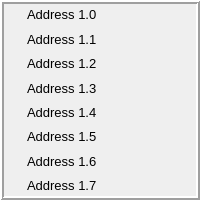
        <widget class="QFrame" name="frame_2">
         <property name="minimumSize">
          <size>
           <width>142</width>
           <height>200</height>
          </size>
         </property>
         <property name="maximumSize">
          <size>
           <width>16777215</width>
           <height>200</height>
          </size>
         </property>
         <property name="frameShape">
          <enum>QFrame::Box</enum>
         </property>
         <property name="frameShadow">
          <enum>QFrame::Raised</enum>
         </property>
         <property name="lineWidth">
          <number>2</number>
         </property>
         <layout class="QVBoxLayout" name="verticalLayout_6">
          <property name="spacing">
           <number>3</number>
          </property>
          <property name="leftMargin">
           <number>0</number>
          </property>
          <property name="topMargin">
           <number>0</number>
          </property>
          <property name="rightMargin">
           <number>0</number>
          </property>
          <property name="bottomMargin">
           <number>0</number>
          </property>
          <item>
           <layout class="QHBoxLayout" name="horizontalLayout_18">
            <item>
             <widget class="Led" name="led3_11">
              <property name="minimumSize">
               <size>
                <width>20</width>
                <height>20</height>
               </size>
              </property>
              <property name="maximumSize">
               <size>
                <width>20</width>
                <height>20</height>
               </size>
              </property>
              <property name="toolTip">
               <string>&lt;html&gt;&lt;head/&gt;&lt;body&gt;&lt;p&gt;toolTip&lt;/p&gt;&lt;/body&gt;&lt;/html&gt;</string>
              </property>
              <property name="whatsThis">
               <string>&lt;html&gt;&lt;head/&gt;&lt;body&gt;&lt;p&gt;This is led3&lt;/p&gt;&lt;/body&gt;&lt;/html&gt;</string>
              </property>
              <property name="valueType">
               <enum>MbWidget::BOOL</enum>
              </property>
              <property name="regAddr">
               <number>1</number>
              </property>
              <property name="bitAddr">
               <number>0</number>
              </property>
              <property name="cmdAddr">
               <number>10</number>
              </property>
              <property name="cmdCode">
               <number>256</number>
              </property>
              <property name="onColor">
               <color>
                <red>0</red>
                <green>226</green>
                <blue>0</blue>
               </color>
              </property>
              <property name="offColor">
               <color>
                <red>44</red>
                <green>67</green>
                <blue>0</blue>
               </color>
              </property>
              <property name="undefColor">
               <color>
                <red>136</red>
                <green>138</green>
                <blue>133</blue>
               </color>
              </property>
             </widget>
            </item>
            <item>
             <widget class="QLabel" name="label_16">
              <property name="font">
               <font>
                <pointsize>10</pointsize>
               </font>
              </property>
              <property name="text">
               <string>Address 1.0</string>
              </property>
             </widget>
            </item>
           </layout>
          </item>
          <item>
           <layout class="QHBoxLayout" name="horizontalLayout_19">
            <item>
             <widget class="Led" name="led3_12">
              <property name="minimumSize">
               <size>
                <width>20</width>
                <height>20</height>
               </size>
              </property>
              <property name="maximumSize">
               <size>
                <width>20</width>
                <height>20</height>
               </size>
              </property>
              <property name="toolTip">
               <string>&lt;html&gt;&lt;head/&gt;&lt;body&gt;&lt;p&gt;toolTip&lt;/p&gt;&lt;/body&gt;&lt;/html&gt;</string>
              </property>
              <property name="whatsThis">
               <string>&lt;html&gt;&lt;head/&gt;&lt;body&gt;&lt;p&gt;This is led3&lt;/p&gt;&lt;/body&gt;&lt;/html&gt;</string>
              </property>
              <property name="valueType">
               <enum>MbWidget::BOOL</enum>
              </property>
              <property name="regAddr">
               <number>1</number>
              </property>
              <property name="bitAddr">
               <number>1</number>
              </property>
              <property name="cmdAddr">
               <number>10</number>
              </property>
              <property name="cmdCode">
               <number>256</number>
              </property>
              <property name="onColor">
               <color>
                <red>0</red>
                <green>226</green>
                <blue>0</blue>
               </color>
              </property>
              <property name="offColor">
               <color>
                <red>44</red>
                <green>67</green>
                <blue>0</blue>
               </color>
              </property>
              <property name="undefColor">
               <color>
                <red>136</red>
                <green>138</green>
                <blue>133</blue>
               </color>
              </property>
             </widget>
            </item>
            <item>
             <widget class="QLabel" name="label_17">
              <property name="font">
               <font>
                <pointsize>10</pointsize>
               </font>
              </property>
              <property name="text">
               <string>Address 1.1</string>
              </property>
             </widget>
            </item>
           </layout>
          </item>
          <item>
           <layout class="QHBoxLayout" name="horizontalLayout_20">
            <item>
             <widget class="Led" name="led3_13">
              <property name="minimumSize">
               <size>
                <width>20</width>
                <height>20</height>
               </size>
              </property>
              <property name="maximumSize">
               <size>
                <width>20</width>
                <height>20</height>
               </size>
              </property>
              <property name="toolTip">
               <string>&lt;html&gt;&lt;head/&gt;&lt;body&gt;&lt;p&gt;toolTip&lt;/p&gt;&lt;/body&gt;&lt;/html&gt;</string>
              </property>
              <property name="whatsThis">
               <string>&lt;html&gt;&lt;head/&gt;&lt;body&gt;&lt;p&gt;This is led3&lt;/p&gt;&lt;/body&gt;&lt;/html&gt;</string>
              </property>
              <property name="valueType">
               <enum>MbWidget::BOOL</enum>
              </property>
              <property name="regAddr">
               <number>1</number>
              </property>
              <property name="bitAddr">
               <number>2</number>
              </property>
              <property name="cmdAddr">
               <number>10</number>
              </property>
              <property name="cmdCode">
               <number>256</number>
              </property>
              <property name="onColor">
               <color>
                <red>0</red>
                <green>226</green>
                <blue>0</blue>
               </color>
              </property>
              <property name="offColor">
               <color>
                <red>44</red>
                <green>67</green>
                <blue>0</blue>
               </color>
              </property>
              <property name="undefColor">
               <color>
                <red>136</red>
                <green>138</green>
                <blue>133</blue>
               </color>
              </property>
             </widget>
            </item>
            <item>
             <widget class="QLabel" name="label_18">
              <property name="font">
               <font>
                <pointsize>10</pointsize>
               </font>
              </property>
              <property name="text">
               <string>Address 1.2</string>
              </property>
             </widget>
            </item>
           </layout>
          </item>
          <item>
           <layout class="QHBoxLayout" name="horizontalLayout_21">
            <item>
             <widget class="Led" name="led3_14">
              <property name="minimumSize">
               <size>
                <width>20</width>
                <height>20</height>
               </size>
              </property>
              <property name="maximumSize">
               <size>
                <width>20</width>
                <height>20</height>
               </size>
              </property>
              <property name="toolTip">
               <string>&lt;html&gt;&lt;head/&gt;&lt;body&gt;&lt;p&gt;toolTip&lt;/p&gt;&lt;/body&gt;&lt;/html&gt;</string>
              </property>
              <property name="whatsThis">
               <string>&lt;html&gt;&lt;head/&gt;&lt;body&gt;&lt;p&gt;This is led3&lt;/p&gt;&lt;/body&gt;&lt;/html&gt;</string>
              </property>
              <property name="valueType">
               <enum>MbWidget::BOOL</enum>
              </property>
              <property name="regAddr">
               <number>1</number>
              </property>
              <property name="bitAddr">
               <number>3</number>
              </property>
              <property name="cmdAddr">
               <number>10</number>
              </property>
              <property name="cmdCode">
               <number>256</number>
              </property>
              <property name="onColor">
               <color>
                <red>0</red>
                <green>226</green>
                <blue>0</blue>
               </color>
              </property>
              <property name="offColor">
               <color>
                <red>44</red>
                <green>67</green>
                <blue>0</blue>
               </color>
              </property>
              <property name="undefColor">
               <color>
                <red>136</red>
                <green>138</green>
                <blue>133</blue>
               </color>
              </property>
             </widget>
            </item>
            <item>
             <widget class="QLabel" name="label_19">
              <property name="font">
               <font>
                <pointsize>10</pointsize>
               </font>
              </property>
              <property name="text">
               <string>Address 1.3</string>
              </property>
             </widget>
            </item>
           </layout>
          </item>
          <item>
           <layout class="QHBoxLayout" name="horizontalLayout_22">
            <item>
             <widget class="Led" name="led3_15">
              <property name="minimumSize">
               <size>
                <width>20</width>
                <height>20</height>
               </size>
              </property>
              <property name="maximumSize">
               <size>
                <width>20</width>
                <height>20</height>
               </size>
              </property>
              <property name="toolTip">
               <string>&lt;html&gt;&lt;head/&gt;&lt;body&gt;&lt;p&gt;toolTip&lt;/p&gt;&lt;/body&gt;&lt;/html&gt;</string>
              </property>
              <property name="whatsThis">
               <string>&lt;html&gt;&lt;head/&gt;&lt;body&gt;&lt;p&gt;This is led3&lt;/p&gt;&lt;/body&gt;&lt;/html&gt;</string>
              </property>
              <property name="valueType">
               <enum>MbWidget::BOOL</enum>
              </property>
              <property name="regAddr">
               <number>1</number>
              </property>
              <property name="bitAddr">
               <number>4</number>
              </property>
              <property name="cmdAddr">
               <number>10</number>
              </property>
              <property name="cmdCode">
               <number>256</number>
              </property>
              <property name="onColor">
               <color>
                <red>0</red>
                <green>226</green>
                <blue>0</blue>
               </color>
              </property>
              <property name="offColor">
               <color>
                <red>44</red>
                <green>67</green>
                <blue>0</blue>
               </color>
              </property>
              <property name="undefColor">
               <color>
                <red>136</red>
                <green>138</green>
                <blue>133</blue>
               </color>
              </property>
             </widget>
            </item>
            <item>
             <widget class="QLabel" name="label_20">
              <property name="font">
               <font>
                <pointsize>10</pointsize>
               </font>
              </property>
              <property name="text">
               <string>Address 1.4</string>
              </property>
             </widget>
            </item>
           </layout>
          </item>
          <item>
           <layout class="QHBoxLayout" name="horizontalLayout_23">
            <item>
             <widget class="Led" name="led3_16">
              <property name="minimumSize">
               <size>
                <width>20</width>
                <height>20</height>
               </size>
              </property>
              <property name="maximumSize">
               <size>
                <width>20</width>
                <height>20</height>
               </size>
              </property>
              <property name="toolTip">
               <string>&lt;html&gt;&lt;head/&gt;&lt;body&gt;&lt;p&gt;toolTip&lt;/p&gt;&lt;/body&gt;&lt;/html&gt;</string>
              </property>
              <property name="whatsThis">
               <string>&lt;html&gt;&lt;head/&gt;&lt;body&gt;&lt;p&gt;This is led3&lt;/p&gt;&lt;/body&gt;&lt;/html&gt;</string>
              </property>
              <property name="valueType">
               <enum>MbWidget::BOOL</enum>
              </property>
              <property name="regAddr">
               <number>1</number>
              </property>
              <property name="bitAddr">
               <number>5</number>
              </property>
              <property name="cmdAddr">
               <number>10</number>
              </property>
              <property name="cmdCode">
               <number>256</number>
              </property>
              <property name="onColor">
               <color>
                <red>0</red>
                <green>226</green>
                <blue>0</blue>
               </color>
              </property>
              <property name="offColor">
               <color>
                <red>44</red>
                <green>67</green>
                <blue>0</blue>
               </color>
              </property>
              <property name="undefColor">
               <color>
                <red>136</red>
                <green>138</green>
                <blue>133</blue>
               </color>
              </property>
             </widget>
            </item>
            <item>
             <widget class="QLabel" name="label_21">
              <property name="font">
               <font>
                <pointsize>10</pointsize>
               </font>
              </property>
              <property name="text">
               <string>Address 1.5</string>
              </property>
             </widget>
            </item>
           </layout>
          </item>
          <item>
           <layout class="QHBoxLayout" name="horizontalLayout_24">
            <item>
             <widget class="Led" name="led3_17">
              <property name="minimumSize">
               <size>
                <width>20</width>
                <height>20</height>
               </size>
              </property>
              <property name="maximumSize">
               <size>
                <width>20</width>
                <height>20</height>
               </size>
              </property>
              <property name="toolTip">
               <string>&lt;html&gt;&lt;head/&gt;&lt;body&gt;&lt;p&gt;toolTip&lt;/p&gt;&lt;/body&gt;&lt;/html&gt;</string>
              </property>
              <property name="whatsThis">
               <string>&lt;html&gt;&lt;head/&gt;&lt;body&gt;&lt;p&gt;This is led3&lt;/p&gt;&lt;/body&gt;&lt;/html&gt;</string>
              </property>
              <property name="valueType">
               <enum>MbWidget::BOOL</enum>
              </property>
              <property name="regAddr">
               <number>1</number>
              </property>
              <property name="bitAddr">
               <number>6</number>
              </property>
              <property name="cmdAddr">
               <number>10</number>
              </property>
              <property name="cmdCode">
               <number>256</number>
              </property>
              <property name="onColor">
               <color>
                <red>0</red>
                <green>226</green>
                <blue>0</blue>
               </color>
              </property>
              <property name="offColor">
               <color>
                <red>44</red>
                <green>67</green>
                <blue>0</blue>
               </color>
              </property>
              <property name="undefColor">
               <color>
                <red>136</red>
                <green>138</green>
                <blue>133</blue>
               </color>
              </property>
             </widget>
            </item>
            <item>
             <widget class="QLabel" name="label_22">
              <property name="font">
               <font>
                <pointsize>10</pointsize>
               </font>
              </property>
              <property name="text">
               <string>Address 1.6</string>
              </property>
             </widget>
            </item>
           </layout>
          </item>
          <item>
           <layout class="QHBoxLayout" name="horizontalLayout_25">
            <item>
             <widget class="Led" name="led3_18">
              <property name="minimumSize">
               <size>
                <width>20</width>
                <height>20</height>
               </size>
              </property>
              <property name="maximumSize">
               <size>
                <width>20</width>
                <height>20</height>
               </size>
              </property>
              <property name="toolTip">
               <string>&lt;html&gt;&lt;head/&gt;&lt;body&gt;&lt;p&gt;toolTip&lt;/p&gt;&lt;/body&gt;&lt;/html&gt;</string>
              </property>
              <property name="whatsThis">
               <string>&lt;html&gt;&lt;head/&gt;&lt;body&gt;&lt;p&gt;This is led3&lt;/p&gt;&lt;/body&gt;&lt;/html&gt;</string>
              </property>
              <property name="valueType">
               <enum>MbWidget::BOOL</enum>
              </property>
              <property name="regAddr">
               <number>1</number>
              </property>
              <property name="bitAddr">
               <number>7</number>
              </property>
              <property name="cmdAddr">
               <number>10</number>
              </property>
              <property name="cmdCode">
               <number>256</number>
              </property>
              <property name="onColor">
               <color>
                <red>0</red>
                <green>226</green>
                <blue>0</blue>
               </color>
              </property>
              <property name="offColor">
               <color>
                <red>44</red>
                <green>67</green>
                <blue>0</blue>
               </color>
              </property>
              <property name="undefColor">
               <color>
                <red>136</red>
                <green>138</green>
                <blue>133</blue>
               </color>
              </property>
             </widget>
            </item>
            <item>
             <widget class="QLabel" name="label_23">
              <property name="font">
               <font>
                <pointsize>10</pointsize>
               </font>
              </property>
              <property name="text">
               <string>Address 1.7</string>
              </property>
             </widget>
            </item>
           </layout>
          </item>
         </layout>
        </widget>
